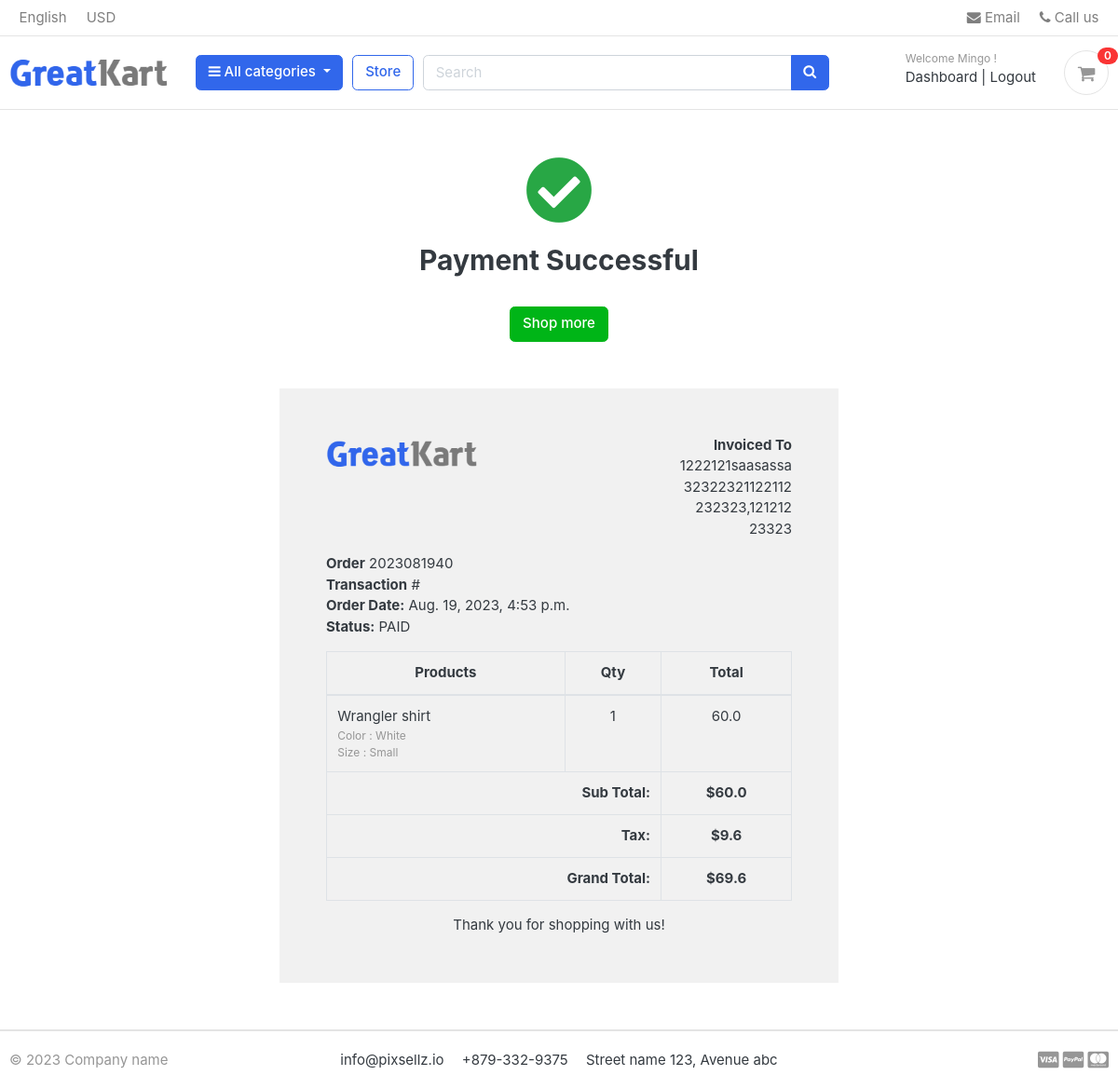
The app's page /orders/order_complete/2023081940/ (signed in) with its own data.
### accounts/models.py (models this page shows, shortened)
class Account(AbstractBaseUser):                                                                                        #governs users behavior
    first_name = models.CharField(max_length=150)
    last_name = models.CharField(max_length=150)
    username = models.CharField(max_length=100,unique=True)
    email = models.EmailField(max_length=150, unique=True)
    phone_number = models.CharField(max_length=100)
    date_joined = models.DateTimeField(auto_now_add=True)
    last_login = models.DateTimeField(auto_now_add=True)
    is_admin =models.BooleanField(default=False)
    is_staff = models.BooleanField(default=False)
    is_active = models.BooleanField(default=False)
    is_superadmin = models.BooleanField(default=False)
    USERNAME_FIELD = 'email'                                                                                            #logging in with email                                                                                #logging in with email address
    REQUIRED_FIELDS = ['username','first_name','last_name']
    objects = MyAccountManager()
    class Meta:
        verbose_name = 'account'
        verbose_name_plural = 'accounts'

### orders/models.py (models this page shows, shortened)
class Order(models.Model):
    STATUS = (
        ('New','New'),
        ('Accepted', 'Accepted'),
        ('Completed', 'Completed'),
        ('Cancelled', 'Cancelled'),
    )
    user = models.ForeignKey(Account,on_delete=models.SET_NULL,null=True)
    payment = models.ForeignKey(Payment,on_delete=models.SET_NULL, blank=True,null=True)
    order_number = models.CharField(max_length=100)
    first_name = models.CharField(max_length=150)
    last_name = models.CharField(max_length=150)
    phone=models.CharField(max_length=100)
    email=models.EmailField(max_length=200)
    address_1=models.CharField(max_length=150)
    address_2=models.CharField(max_length=150)
    postal_code=models.CharField(max_length=100, blank=True)
    country=models.CharField(max_length=150)
    state=models.CharField(max_length=150)
    city=models.CharField(max_length=150)
    order_note=models.CharField(max_length=150,blank=True)
    order_total=models.FloatField()
    tax=models.FloatField()
    status=models.CharField(max_length=100,choices=STATUS,default='New')
    ip=models.CharField(blank=True,max_length=150)
    is_ordered = models.BooleanField(default=False)
    created_at = models.DateTimeField(auto_now_add=True)
    updated_at=models.DateTimeField(auto_now=True)
    def full_name(self):
        return f'{self.first_name}{self.last_name}'
    def full_address(self):
        return f'{self.address_1}{self.address_2}'

class OrderProduct(models.Model):
    order = models.ForeignKey(Order,on_delete=models.CASCADE)
    payment = models.ForeignKey(Payment, on_delete=models.SET_NULL,blank=True,null=True)
    user=models.ForeignKey(Account,on_delete=models.CASCADE)
    product=models.ForeignKey(Product,on_delete=models.CASCADE)
    variation = models.ManyToManyField(Variation,blank=True)
    color=models.CharField(max_length=150)
    size=models.CharField(max_length=150)
    quantity=models.IntegerField()
    product_price=models.FloatField()
    ordered=models.BooleanField(default=False)
    created_at=models.DateTimeField(auto_now_add=True)
    updated_at=models.DateTimeField(auto_now=True)

### store/models.py (models this page shows, shortened)
class Product(models.Model):
    product_name= models.CharField(max_length=200,unique=True)
    slug = models.SlugField(max_length=200,unique=True)
    description = models.TextField(max_length=500,blank=True)
    price = models.IntegerField()
    images = models.ImageField(upload_to='photos/products')
    stock = models.IntegerField()
    is_available = models.BooleanField(default=True)                                                                    #by default always available
    category = models.ForeignKey(Category, on_delete=models.CASCADE)                                                    #deleting a category removes products associated with it
    created_date = models.DateTimeField(auto_now_add=True)
    modified_date = models.DateTimeField(auto_now=True)

class Variation(models.Model):
    product = models.ForeignKey(Product,on_delete=models.CASCADE)
    variation_category = models.CharField(max_length=150,choices=variation_category_choice)
    variation_value = models.CharField(max_length=150)
    is_active = models.BooleanField(default=True)
    created_date = models.DateTimeField(auto_now=True)
    objects = VariationManager()

### orders/views.py (the view)
# urls.py: path('order_complete/<str:order_number>/',views.order_complete,name='order_complete'),
def order_complete(request, order_number):
    order = get_object_or_404(Order, user=request.user, order_number=order_number)
    cart_items = OrderProduct.objects.filter(order=order)                                                               #fetching OrderProduct
    subtotal = sum([item.product_price for item in cart_items])
    grand_total = sum([item.product_price * item.quantity for item in cart_items])
    context = {
        'order': order,
        'cart_items': cart_items,
        'order_number': order.order_number,
        'subtotal':subtotal,
        'grand_total': grand_total,
    }
    return render(request, 'orders/order_complete.html', context)

### carts/views.py (called while the page is built)
def _cart_id(request):                                                                                                  #private function
    cart = request.session.session_key                                                                                  #session id
    if not cart:
        cart = request.session.create()                                                                                 #if there is no session_key a new one is created
    return cart

### category/context_processor.py (called while the page is built)
def menu_links(request):
    links = Category.objects.all()                                                                                      #fetching all the categories
    return dict(links=links)                                                                                            #returning a dictionary with key links connected to category queryset

### category/models.py (called while the page is built)
    def get_url(self):                                                                                                  #category url
        return reverse ('products_by_category', args=[self.slug])

### templates/orders/order_complete.html
{% extends 'base.html' %}
{% load static %}
{% block content %}
<div class="container" style="margin-top: 50px;">
    <center><i class="fas fa-check-circle" style="font-size: 72px;margin-bottom: 20px;color: #28A745;"></i></center>
    <h2 class="text-center">Payment Successful</h2>
	<br>
	<div class="text-center">
		<a href="{% url 'store' %}" class="btn btn-success">Shop more</a>
	</div>
</div>
<div class="container" style="margin: 0 auto;width: 50%;padding: 50px;background: #f1f1f1;margin-top: 50px;margin-bottom: 50px;">
    <div class="row invoice row-printable">
        <div class="col-md-12">
            <div class="panel panel-default plain" id="dash_0">
                <div class="panel-body p30">
                    <div class="row">
                        <div class="col-lg-6">
                            <div class="invoice-logo"><img src="{% static '/images/logo.png' %}" alt="Invoice logo" style="max-height: 40px;"></div>
                        </div>
                        <div class="col-lg-6">
                            <div class="invoice-from">
                                <ul class="list-unstyled text-right">
                                    <li><strong>Invoiced To</strong></li>
                                    <li>{{order.full_name}}</li>
                                    <li>{{ order.full_address }}</li>
                                    <li>{{ order.city }},{{ order.state }}</li>
                                    <li>{{ order.country }}</li>
                                </ul>
                            </div>
                        </div>
                        <div class="col-lg-12">
                            <div class="invoice-details mt25">
                                <div class="well">
                                    <ul class="list-unstyled mb0">
                                        <li><strong>Order</strong> {{order_number}}</li>
                                        <li><strong>Transaction</strong> #</li>
                                        <li><strong>Order Date:</strong> {{order.created_at}}</li>
                                        <li><strong>Status:</strong> PAID</li>
                                    </ul>
                                </div>
                            </div>
                            <div class="invoice-items">
                                <div class="table-responsive" style="overflow: hidden; outline: none;" tabindex="0">
                                    <table class="table table-bordered">
                                        <thead>
                                            <tr>
                                                <th class="per70 text-center">Products</th>
                                                <th class="per5 text-center">Qty</th>
                                                <th class="per25 text-center">Total</th>
                                            </tr>
                                        </thead>
                                        <tbody>
                                        {% for item in cart_items %}
                                            <tr>
                                                <td>
                                                    {{ item.product.product_name }}
                                                    <div class="text-muted small">
                                                    {% if item.variation.all %}
                                                      {% for i in item.variation.all %}
                                    {{  i.variation_category| capfirst }} : {{ i.variation_value| capfirst }}<br>
                                  {% endfor %}
                                {% endif %}
                                                    </div>
                                                </td>
                                            <td class="text-center">{{ item.quantity }}</td>
                                            <td class="text-center">{{ item.product_price }}</td>
                                        {% endfor %}
                                        </tbody>
                                        <tfoot>
                                            <tr>
                                                <th colspan="2" class="text-right">Sub Total:</th>
                                                <th class="text-center">${{ subtotal }}</th>
                                            </tr>
                                            <tr>
                                                <th colspan="2" class="text-right">Tax:</th>
                                                <th class="text-center">${{ order.tax }}</th>
                                            </tr>
                                            <tr>
                                                <th colspan="2" class="text-right">Grand Total:</th>
                                                <th class="text-center">${{ order.order_total }}</th>
                                            </tr>
                                        </tfoot>
                                    </table>
                                </div>
                            </div>
                            <div class="invoice-footer mt25">
                                <p class="text-center">Thank you for shopping with us!</p>
                            </div>
                        </div>
                    </div>
                </div>
            </div>
        </div>
    </div>
    </div>
{% endblock %}

### templates/includes/navbar.html (shortened to what this page needs)
{%  load static %}
<header class="section-header">
<nav class="navbar p-md-0 navbar-expand-sm navbar-light border-bottom">
<div class="container">
  <div class="collapse navbar-collapse" id="navbarTop4">
    <ul class="navbar-nav mr-auto">
    	<li class="nav-item dropdown">
		 	<a href="#" class="nav-link">   English </a>
		</li>
		<li class="nav-item dropdown">
			<a href="#" class="nav-link"> USD </a>
		</li>
    </ul>
    <ul class="navbar-nav">
		<li><a href="#" class="nav-link"> <i class="fa fa-envelope"></i> Email </a></li>
		<li><a href="#" class="nav-link"> <i class="fa fa-phone"></i> Call us </a></li>
	</ul>
  </div>
</div>
</nav>
<section class="header-main border-bottom">
	<div class="container">
<div class="row align-items-center">
	<div class="col-lg-2 col-md-3 col-6">
		<a href="{% url 'home' %}" class="brand-wrap">
			<img class="logo" src="{% static  './images/logo.png' %}">
		</a>
	</div>
	<div class="col-lg col-sm col-md col-6 flex-grow-0">
		<div class="category-wrap dropdown d-inline-block float-right">
			<button type="button" class="btn btn-primary dropdown-toggle" data-toggle="dropdown">
				<i class="fa fa-bars"></i> All categories
			</button>
		</div>
	</div>
	<a href="{%  url 'store' %}" class="btn btn-outline-primary">Store</a>
	<div class="col-lg  col-md-6 col-sm-12 col">
		<form action="{% url 'search' %}" class="search" method="GET">
			<div class="input-group w-100">
			    <input type="text" class="form-control" style="width:60%;" placeholder="Search" name="keyword">
			    <div class="input-group-append">
			      <button class="btn btn-primary" type="submit">
			        <i class="fa fa-search"></i>
			      </button>
			    </div>
		    </div>
		</form>
	</div>
	<div class="col-lg-3 col-sm-6 col-8 order-2 order-lg-3">
				<div class="d-flex justify-content-end mb-3 mb-lg-0">
                    {% if user.id is None %}
					<div class="widget-header">
						<small class="title text-muted">Welcome guest!</small>
						<div>
							<a href="{% url 'login' %}">Sign in</a> <span class="dark-transp"> | </span>
							<a href="{% url 'register' %}"> Register</a>
						</div>
					</div>
                    {% else %}
                    		<div class="widget-header">
						<small class="title text-muted">Welcome {{ user.first_name }}!</small>
						<div>
							<a href="{%url 'dashboard' %}">Dashboard</a> <span class="dark-transp"> | </span>
							<a href="{% url 'logout' %}"> Logout</a>
						</div>
                    </div>
                    {% endif %}
					<a href="{% url 'cart' %}" class="widget-header pl-3 ml-3">
						<div class="icon icon-sm rounded-circle border"><i class="fa fa-shopping-cart"></i></div>
						<span class="badge badge-pill badge-danger notify">{{ cart_count }}</span>
					</a>
				</div>
			</div>
</div>
	</div>
</section>
</header>

### static/css/ui.css (style rules this page uses)
html { font-family: "Inter", sans-serif; font-size: 15px; }
.icon-xs, .icon-sm, .icon-md, .icon-lg { display: inline-block; text-align: center; flex-shrink: 0; flex-grow: 0; }
.icon-sm { width: 48px; height: 48px; line-height: 48px !important; font-size: 20px; }
p:last-child { margin-bottom: 0; }
.header-main { position: relative; padding-top: 1rem; padding-bottom: 1rem; }
.brand-wrap .logo, .navbar-brand .logo { margin-right: 7px; max-height: 42px; display: inline-block; }
.widget-header { display: inline-block; vertical-align: middle; position: relative; }
.widget-header a { color: #343a40; }
.widget-header i { color: #969696; }
.widget-header .title { display: block; }
.widget-header .notify { position: absolute; top: -3px; right: -10px; }
[class*=list-] li:after { visibility: hidden; display: block; content: ""; overflow: hidden; height: 0; clear: both; }
.notify { position: absolute; top: -4px; right: -10px; display: inline-block; padding: 0.25em 0.6em; font-size: 12px; line-height: 1; text-align: center; border-radius: 3rem; color: #fff; background-color: #fa3434; }

### records on screen
Account: first_name "Mingo"
Order: full_name "1222121saasassa", full_address "32322321122112", city "232323", state "121212", country "23323", order_number "2023081940", created_at "Aug. 19, 2023, 4:53 p.m.", tax "9.6", order_total "69.6"
OrderProduct: product.product_name "Wrangler shirt", quantity "1", product_price "60.0"
Variation: variation_category "Color", variation_value "White"
Variation: variation_category "Size", variation_value "Small"

### other values on screen
{{ cart_count }} "0"
{{ subtotal }} "60.0"
